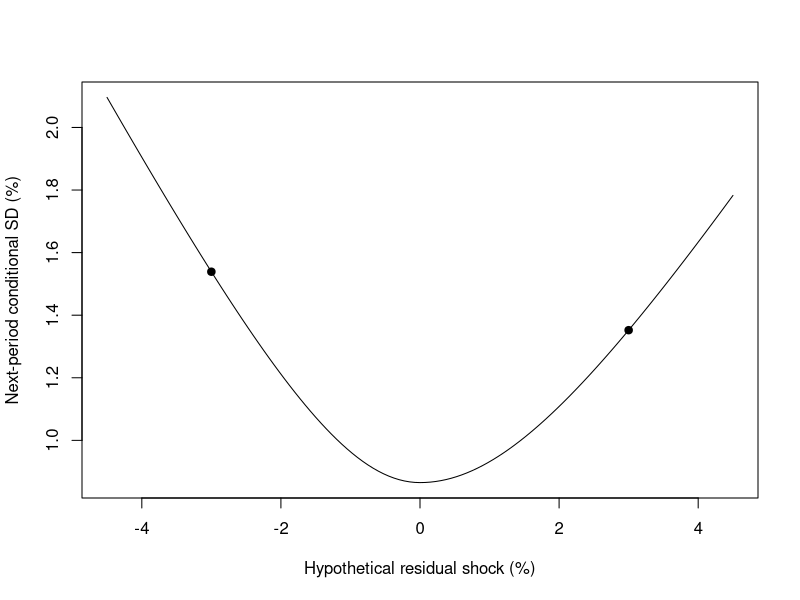

This figure's R source:
# 合成教学数据，非真实市场行情; source is not independently verified
# Simple returns, decimal; one observation period, no automatic annualization.
R <- c(0.007412163339544217,
 -0.010482472146455321,
 0.008230851250901908,
 -0.0017544755294552758,
 -0.0051058979531225955,
 0.008836480819329084,
 -0.008069460912111217,
 0.003083159580684499,
 0.003283682466898781,
 -0.0075217265370117,
 0.007909726145666481,
 -0.004167708599150859,
 -0.001731318295021438,
 0.006388502107881307,
 -0.007733818897379609,
 0.005089088457663708,
 0.00031660889609970736,
 -0.005315970047409268,
 0.00749574337347355,
 -0.005864481814017135,
 0.0010212681270710146,
 0.004225548099663988,
 -0.007152192498396882,
 0.006481401262769117,
 -0.0022927510716643797,
 -0.003077880045171515,
 0.006674051240871524,
 -0.006920236601272181,
 0.003478987279705359,
 0.0018642368677680944,
 -0.006046998470411728,
 0.007165424552913003,
 -0.004548237896337581,
 -0.0005982444754874664,
 0.005268568505368928,
 -0.0072090948011840576,
 0.00546696573361081,
 -0.0006908037577509802,
 -0.004345435689627863,
 0.007050835956111483,
 0.03447608466288317,
 0.003301594174389433,
 0.005282395452769607,
 -0.010268848468377317,
 0.009932058247289648,
 -0.00450652991046329,
 -0.0029171279251399575,
 0.00814258032089669,
 -0.009079130905087508,
 0.00535382966147253,
 0.0010856325837020175,
 -0.006471637120770416,
 0.008378022193971628,
 -0.006010646691100449,
 0.00043942435901772196,
 0.0050603356148808554,
 -0.007762114248084521,
 0.006538947033129491,
 -0.0017889718539344764,
 -0.003762778766087461,
 0.007151322725917699,
 -0.00694076815747988,
 0.0030169107917315924,
 0.0024909111907596574,
 -0.006481107440425808,
 0.00719563687306754,
 -0.004127918570701305,
 -0.001206536196759826,
 0.005710719252532805,
 -0.007282237362592627,
 0.005102369570066203,
 -0.00009201976673746681,
 -0.004820937562954273,
 0.007186938964516124,
 -0.005913595604836681,
 0.0013824950407694218,
 0.0038094046683057768,
 -0.006904983937354061,
 0.006537770362466678,
 -0.0026289643002737288,
 -0.0026870279154288437,
 0.006438836835791205,
 -0.0069584014600299815,
 0.0037899877142431597,
 0.001475860979018049,
 -0.005796203922550201,
 0.007167389088249899,
 -0.0048249492290639425,
 -0.00020761066526904783,
 0.004988840263940824,
 -0.00716415273385324,
 0.005698646944657227,
 -0.0010782225839002417,
 -0.004032457300768834,
 0.00695390699982955,
 -0.006384106010432133,
 0.002337111711267952,
 0.002947548984118106,
 -0.006545864314732809,
 0.0068636946258373915,
 -0.0035231003641641658,
 -0.0017605931320347054,
 0.005951910846052656,
 -0.007128814405876396,
 0.0045926862609542264,
 0.000504867390092475,
 -0.005186088366495874,
 0.007178588130551282,
 -0.005508278686513892,
 0.0007798297945881697,
 0.00426499247500632,
 -0.007018039630858435,
 0.006240634280592247,
 -0.002048899445570233,
 -0.0032089442959864346,
 0.006656264321395065,
 -0.006769968710286935,
 0.003255925222913361,
 0.002043503676083573,
 -0.006105031251482009,
 0.007085774357063123,
 -0.004356305158781572,
 -0.0008006495539184436,
 0.005378136373773408,
 -0.007185631115096498,
 0.00531073881367242,
 -0.00048107655046283687,
 -0.004491651167385186,
 0.007073438798904378,
 -0.006087873333875894,
 0.0017578843783596738,
 0.0034649842949054047,
 -0.006757546217537926,
 0.006665699310064337,
 -0.0029834293192308073,
 -0.002322395839639031,
 0.006249223990400947,
 -0.007031636311538517,
 0.004112342018804895,
 0.0010943380582277922,
 -0.005561828929687306,
 0.007181536794691487,
 -0.005103807890430455,
 0.00018209779661739053,
 0.004710847441912495,
 -0.007118008987129756,
 0.005924452026342761,
 -0.0014641384521021266,
 -0.0037147929162654335,
 0.006848527625572845,
 -0.006550040666037566,
 0.0027057333940398776,
 0.0025966644742340776,
 -0.006383791460054556,
 0.006965858273499633,
 -0.003860954682430563,
 -0.001385394526064658,
 0.005736703957409584,
 -0.007165930834337918,
 0.004887636082955434)
B <- NULL
dates <- seq_along(R)
p <- list(omega=0.00001,
 a=0.12,
 b=0.82,
 gamma=0.06,
 kappa=0.2,
 mu=0,
 n=160,
 shock=4,
 lag=5,
 level=0.05,
 horizon=20,
 impact=0.03,
 weight=0.5,
 rho=0.3 )
n <- length(R)
stopifnot(n>=2,all(is.finite(R)),all(R>=-1))


# Conditional Gaussian GARCH fit: fixed training mean, h[1]=training sample variance.
# Scale residuals by training SD for optimization; transform variance back afterward.
gdecode <- function(t) {
  ea<-exp(t[2]);eb<-exp(t[3]);den<-1+ea+eb
  c(w=exp(t[1]),a=ea/den,b=eb/den)
}
gsimplex <- function(fn,start,maxIter=1800) {
  d<-length(start);v<-rbind(start,matrix(rep(start,d),nrow=d,byrow=TRUE)+diag(.25,d))
  f<-apply(v,1,fn)
  for(it in seq_len(maxIter)-1) {
    ord<-order(f);v<-v[ord,,drop=FALSE];f<-f[ord]
    spread<-max(abs(sweep(v[-1,,drop=FALSE],2,v[1,],"-")))
    if(spread<1e-6&&f[d+1]-f[1]<1e-8)
      return(list(par=v[1,],value=f[1],converged=TRUE,iterations=it))
    cent<-colMeans(v[seq_len(d),,drop=FALSE]);r<-2*cent-v[d+1,];fr<-fn(r)
    if(fr<f[1]){e<-cent+2*(r-cent);fe<-fn(e)
      if(fe<fr){v[d+1,]<-e;f[d+1]<-fe}else{v[d+1,]<-r;f[d+1]<-fr}
    }else if(fr<f[d]){v[d+1,]<-r;f[d+1]<-fr}else{
      outside<-fr<f[d+1];cx<-cent+.5*((if(outside)r else v[d+1,])-cent);fc<-fn(cx)
      if(fc<(if(outside)fr else f[d+1])){v[d+1,]<-cx;f[d+1]<-fc}else{
        for(j in 2:(d+1)){v[j,]<-(v[j,]+v[1,])/2;f[j]<-fn(v[j,])}
      }
    }
  }
  j<-which.min(f);list(par=v[j,],value=f[j],converged=FALSE,iterations=maxIter)
}
garch_objective <- function(eps,t) {
  if(any(!is.finite(t))||any(abs(t)>20))return(1e100)
  p<-gdecode(t);if(p[2]+p[3]>=1)return(1e100)
  h<-1;f<-0
  for(z in eps){
    if(!is.finite(h)||h<=0)return(1e100)
    f<-f+.5*(log(2*pi)+log(h)+z*z/h)
    h<-p[1]+p[2]*z*z+p[3]*h
  }
  if(is.finite(f))f else 1e100
}
fit_garch <- function(trainR,maxIter=1800) {
  stopifnot(all(is.finite(trainR)),all(trainR>=-1))
  n<-length(trainR);if(n<60)stop("GARCH needs at least 60 training observations")
  mu<-mean(trainR);s2<-var(trainR);scale<-sqrt(s2)
  if(!is.finite(scale)||scale<=1e-12*max(1,abs(mu)))stop("Near-constant training returns")
  eps<-(trainR-mu)/scale;fn<-function(t)garch_objective(eps,t)
  original<-rbind(c(.05,.08,.87),c(.1,.15,.75),c(.5,.1,.4),
    c(.9,.05,.05),c(.01,.12,.87),c(.2,.6,.2))
  starts<-t(apply(original,1,function(p)c(log(p[1]),log(p[2]/(1-p[2]-p[3])),log(p[3]/(1-p[2]-p[3])))))
  attempts<-lapply(seq_len(nrow(starts)),function(i){
    v<-gsimplex(fn,starts[i,],maxIter)
    local<-v$converged&&all(sapply(seq_along(v$par),function(j)all(sapply(c(-1,1),function(sign){
      t<-v$par;t[j]<-t[j]+sign*1e-4;fn(t)>=v$value-1e-6
    }))))
    v$accepted<-v$converged&&local&&v$value<1e99;v
  })
  valid<-Filter(function(v)v$accepted,attempts)
  if(!length(valid))stop("GARCH optimization failed: no teaching-parameter fallback")
  best<-valid[[which.min(sapply(valid,function(v)v$value))]]
  p<-gdecode(best$par);omega<-p[1]*s2;a<-p[2];b<-p[3];h<-numeric(n+1);h[1]<-s2
  for(t in seq_len(n))h[t+1]<-omega+a*(trainR[t]-mu)^2+b*h[t]
  stopifnot(omega>0,a>=0,b>=0,a+b<1,all(is.finite(h)),all(h>0))
  list(omega=unname(omega),a=unname(a),b=unname(b),mu=mu,initial=s2,
    scale=scale,n=n,h=h,theta=best$par,logLikelihood=-best$value-n*log(scale),
    converged=TRUE,iterations=best$iterations,attempts=attempts)
}
garch_forecast <- function(R,gamma,N,train,fit) {
  stopifnot(train==fit$n,train>=60,train<length(R))
  n<-length(R);h<-rep(NA_real_,n+1);h[train+1]<-fit$h[train+1]
  for(t in seq.int(train+1,n))h[t+1]<-fit$omega+fit$a*(R[t]-fit$mu)^2+fit$b*h[t]
  sigma<-sqrt(h);z<-qnorm(gamma)
  list(h=h,sigma=sigma,VaR=N*(-fit$mu+sigma*z),
    ES=N*(-fit$mu+sigma*dnorm(z)/(1-gamma)),mu=fit$mu)
}
# Fixed initial training estimation + sequential test variance updates; no daily refitting.
garch_estimated_backtest <- function(bt,R,gamma,N,train) {
  attempt<-tryCatch({f<-fit_garch(R[seq_len(train)]);g<-garch_forecast(R,gamma,N,train,f);
    ids<-bt$ids;V<-g$VaR[ids];E<-g$ES[ids];hit<-bt$L>V
    actual<-if(any(hit))mean(bt$L[hit])else NA_real_
    predicted<-if(any(hit))mean(E[hit])else NA_real_
    list(fit=f,model=list(VaR=V,ES=E,hits=which(hit),test=kupiec(length(ids),sum(hit),1-gamma),
      meanActual=actual,meanES=predicted,bias=actual-predicted))},error=function(e)list(error=conditionMessage(e)))
  bt$fit<-attempt$fit;bt$models$garchFit<-if(is.null(attempt$error))attempt$model else list(error=attempt$error)
  bt
}

vpath <- function(R,p,type="garch",initial=NULL) {
  if(type=="arch")p$b<-0
  if(type!="gjr")p$gamma<-0
  if(type!="m")p$kappa<-0
  persistence<-p$a+p$b+p$gamma/2
  stopifnot(p$omega>0,p$a>=0,p$b>=0,p$a+p$gamma>=0,persistence<1)
  n<-length(R);h<-numeric(n+1);h[1]<-if(is.null(initial))p$omega/(1-persistence)else initial
  stopifnot(is.finite(h[1]),h[1]>0)
  eps<-z<-condMean<-numeric(n);ll<-0
  for(t in seq_len(n)) {
    condMean[t]<-p$mu+p$kappa*sqrt(h[t]);eps[t]<-R[t]-condMean[t];z[t]<-eps[t]/sqrt(h[t])
    ll<-ll-.5*(log(2*pi)+log(h[t])+eps[t]^2/h[t])
    h[t+1]<-p$omega+(p$a+if(eps[t]<0)p$gamma else 0)*eps[t]^2+p$b*h[t]
  }
  stopifnot(all(is.finite(h)),all(h>0))
  p<-p[c("omega","a","b","gamma","mu","kappa")]
  c(p,list(h=h,eps=eps,z=z,condMean=condMean,logLikelihood=ll,persistence=persistence,n=n))
}
vdecode <- function(t,type) {
  if(type=="arch")return(list(omega=exp(t[1]),a=plogis(t[2]),b=0,gamma=0,mu=0,kappa=0))
  if(type=="gjr") {u<-exp(t[2:4]);d<-1+sum(u);a<-2*u[1]/d
    return(list(omega=exp(t[1]),a=unname(a),b=unname(u[3]/d),gamma=unname(2*u[2]/d-a),mu=0,kappa=0))}
  p<-gdecode(t);list(omega=unname(p[1]),a=unname(p[2]),b=unname(p[3]),gamma=0,
    mu=if(type=="m")t[4]else 0,kappa=if(type=="m")t[5]else 0)
}
vfit <- function(R,type="garch",maxIter=2600) {
  n<-length(R);if(n<60)stop("At least 60 observations required")
  baseMu<-mean(R);s2<-var(R);scale<-sqrt(s2)
  if(!is.finite(scale)||scale<=1e-12*max(1,abs(baseMu)))stop("Near-constant returns")
  if(type=="garch") {
    f<-fit_garch(R);p<-list(omega=f$omega,a=f$a,b=f$b,gamma=0,kappa=0,mu=f$mu)
    q<-vpath(R,p,type,s2);k<-4
  }else{
    y<-(R-baseMu)/scale
    if(type=="arch")starts<-rbind(c(-2,-2),c(-1,0),c(0,-3)) else if(type=="gjr")
      starts<-rbind(c(-3,log(2),log(4),log(40)),c(-1,-1,-1,1),c(-2,0,0,2),c(-1,1,0,1)) else {
      original<-rbind(c(.05,.08,.87),c(.1,.15,.75),c(.5,.1,.4),c(.9,.05,.05))
      starts<-do.call(rbind,lapply(seq_len(4),function(i){p<-original[i,];t<-c(log(p[1]),log(p[2]/(1-p[2]-p[3])),log(p[3]/(1-p[2]-p[3])))
        rbind(c(t,0,0),c(t,-.1,.2),c(t,.1,-.2))}))
    }
    fn<-function(t){if(any(!is.finite(t))||any(abs(t)>20))return(1e100)
      tryCatch(-vpath(y,vdecode(t,type),type,1)$logLikelihood,error=function(e)1e100)}
    attempts<-lapply(seq_len(nrow(starts)),function(i){v<-gsimplex(fn,starts[i,],maxIter)
      local<-v$converged&&all(sapply(seq_along(v$par),function(j)all(sapply(c(-1,1),function(sign){
        t<-v$par;t[j]<-t[j]+sign*1e-4;fn(t)>=v$value-1e-6}))))
      v$accepted<-v$converged&&v$value<1e99&&local;v})
    valid<-Filter(function(x)x$accepted,attempts)
    if(!length(valid))stop("Optimization failed; no parameter fallback")
    best<-valid[[which.min(sapply(valid,function(x)x$value))]]
    p<-vdecode(best$par,type);p$omega<-p$omega*s2;p$mu<-baseMu+p$mu*scale
    q<-vpath(R,p,type,s2);k<-if(type=="arch")3 else 5
    q$theta<-best$par;q$attempts<-attempts
  }
  q$converged<-TRUE;q$parameters<-k;q$aic<- -2*q$logLikelihood+2*k
  q$bic<- -2*q$logLikelihood+log(n)*k;q
}
varch <- function(e,lag) {
  n<-length(e);stopifnot(lag>=1,lag<=20,lag==floor(lag),n-lag>lag+2)
  scale<-mean(e^2);if(scale<=1e-24)stop("Degenerate residual variance")
  q<-e^2/scale;ids<-seq.int(lag+1,n);y<-q[ids]
  X<-cbind(1,sapply(seq_len(lag),function(j)q[ids-j]))
  if(qr(X,tol=1e-10)$rank<ncol(X)||sum((y-mean(y))^2)<1e-16*length(y))stop("Auxiliary regression rank deficient")
  fit<-lm.fit(X,y);r2<-max(0,min(1,1-sum(fit$residuals^2)/sum((y-mean(y))^2)))
  stat<-length(y)*r2;c(stat=stat,p=pchisq(stat,lag,lower.tail=FALSE),df=lag,n=length(y),r2=r2)
}
vljung <- function(e,lag) {
  stopifnot(length(e)>lag+2,lag>=1)
  if(sum((e-mean(e))^2)<1e-24)stop("Degenerate series")
  t<-Box.test(e,lag=lag,type="Ljung-Box",fitdf=0)
  c(stat=unname(t$statistic),p=t$p.value,df=lag,n=length(e))
}
vforecast <- function(q,H) {
  stopifnot(H>=1,H<=100,H==floor(H))
  long<-q$omega/(1-q$persistence)
  h<-numeric(H);h[1]<-tail(q$h,1)
  if(H>1)for(k in 2:H)h[k]<-q$omega+q$persistence*h[k-1]
  list(h=h,sigma=sqrt(h),long=long)
}
vccc <- function(A,B,p,mode="estimate",rhoMode="estimated") {
  stopifnot(length(A)==length(B))
  qa<-if(mode=="estimate")vfit(A)else vpath(A,p)
  qb<-if(mode=="estimate")vfit(B)else vpath(B,p)
  estimatedRho<-cor(qa$z,qb$z);rho<-if(rhoMode=="manual")p$rho else estimatedRho
  stopifnot(is.finite(rho),abs(rho)<1)
  covariance<-rho*sqrt(qa$h*qb$h)
  determinant<-qa$h*qb$h-covariance^2
  hp<-p$weight^2*qa$h+(1-p$weight)^2*qb$h+2*p$weight*(1-p$weight)*covariance
  stopifnot(all(determinant>0),all(hp>=0))
  list(a=qa,b=qb,rho=rho,estimatedRho=estimatedRho,covariance=covariance,hp=hp,det=determinant)
}


model <- "gjr"
mode <- "teaching"
q <- tryCatch(if(mode=="estimate")vfit(R,model)else vpath(R,p,model),error=function(e)list(error=conditionMessage(e)))
if(!is.null(q$error))message(q$error)else {
 print(unlist(q[c("omega","a","b","gamma","mu","kappa","logLikelihood","parameters","aic","bic")]))
 print(c(n=length(R),converged=if(mode=="estimate")q$converged else NA,current_SD=sqrt(q$h[n]),next_SD=sqrt(tail(q$h,1))))
 if(mode=="estimate"&&(q$persistence>.9999||q$a<1e-5||q$b<1e-5))message("Near parameter boundary: numerical convergence does not prove reliable identification")
 print(tail(data.frame(h=q$h,sigma=sqrt(q$h),actual=c(R,NA_real_)),6))
}

if(is.null(q$error)) {
 diagnostics <- list(z=tryCatch(vljung(q$z,p$lag),error=function(e)conditionMessage(e)),
 z2=tryCatch(vljung(q$z^2,p$lag),error=function(e)conditionMessage(e)),
 arch=tryCatch(varch(q$z,p$lag),error=function(e)conditionMessage(e)))
 print(diagnostics)
 forecast <- vforecast(q,p$horizon)
 print(data.frame(k=seq_len(p$horizon),variance=forecast$h,sd=sqrt(forecast$h)))
}

if(is.null(q$error)){
 base_h <- tail(q$h,1)
 positive <- q$omega+q$a*p$impact^2+q$b*base_h
 negative <- q$omega+(q$a+q$gamma)*p$impact^2+q$b*base_h
 print(c(positive_variance=positive,negative_variance=negative))
}

if(is.null(q$error)) {
 shock_grid<-seq(-max(.01,p$impact*1.5),max(.01,p$impact*1.5),length.out=121)
 next_h<-q$omega+(q$a+ifelse(shock_grid<0,q$gamma,0))*shock_grid^2+q$b*tail(q$h,1)
 plot(shock_grid*100,sqrt(next_h)*100,type="l",xlab="Hypothetical residual shock (%)",ylab="Next-period conditional SD (%)")
 points(c(-p$impact,p$impact)*100,sqrt(c(negative,positive))*100,pch=19)
}
